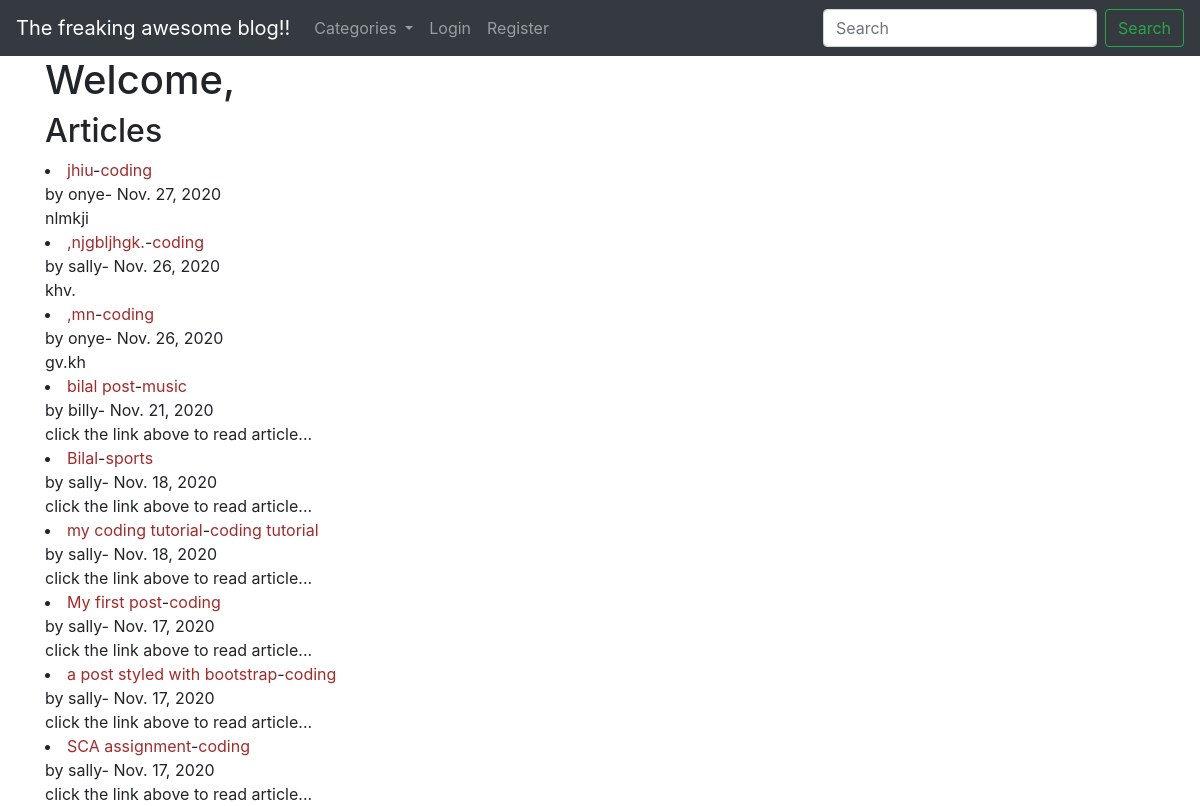
The page / on the database its author committed.
### theblog/models.py (models this page shows, shortened)
class Post(models.Model):
    title = models.CharField(max_length=255)
    header_image= models.ImageField(null= True, blank= True, upload_to='images/')
    author = models.ForeignKey(User, on_delete=models.CASCADE)
    body = models.TextField()
    post_date = models.DateField(auto_now_add=True)
    category = models.CharField(max_length=255, default='coding')
    snippet=  models.CharField(max_length=255)
    likes = models.ManyToManyField(User, related_name='like_post')

### theblog/views.py (the view)
# urls.py: path('', HomeView.as_view(), name='home'),
class HomeView(ListView):
    model = Post
    template_name =  'home.html'
    ordering = ['-post_date']
    def get_context_data(self, *args, **kwargs):
        cat_menu=category.objects.all()
        context = super(HomeView,self).get_context_data(*args, **kwargs)
        context['cat_menu'] = cat_menu
        return context

### theblog/models.py (called while the page is built)
    def __str__(self):
        return self.name

### theblog/templates/home.html (shortened to what this page needs)
{% extends 'base.html' %}
{% block content %}
<h1>Welcome, {{user.username}}</h1>
<h2>Articles</h2>
    {% for post in object_list %}
    <li><a href="{% url 'details' post.pk %}">{{post.title}}</a>-<a href="{% url 'Article-category' post.category|slugify %}">{{post.category}}</a>
         <br>by {{post.author}}- {{post.post_date}}
    <br>{{post.snippet}}
    </li>
{% endfor %}
{% endblock %}

### theblog/templates/base.html (shortened to what this page needs)
<!doctype html>
<html lang="en">
  <head>
    <link rel="stylesheet" href="https://cdn.jsdelivr.net/npm/bootstrap@4.5.3/dist/css/bootstrap.min.css">
  </head>
  <body>
    <nav class="navbar navbar-expand-lg navbar-dark bg-dark">
        <a class="navbar-brand" href="{% url 'home' %}">The freaking awesome blog!!</a>
        <div class="collapse navbar-collapse" id="navbarSupportedContent">
          <ul class="navbar-nav mr-auto">
            {% if cat_menu %}
            <li class="nav-item dropdown">
              <a class="nav-link dropdown-toggle" href="#" id="navbarDropdown" role="button" data-toggle="dropdown" aria-haspopup="true" aria-expanded="false">
                Categories
              </a>
            </li>
            {% endif %}
            {% if user.is_authenticated %}
            <li class="nav-item">
              <a class="nav-link" href="{% url 'create' %}">Addpost</a>
            </li>
            <li class="nav-item">
              <a class="nav-link" href="{% url 'category' %}">Add category</a>
            </li>
            <li class="nav-item dropdown">
              <a class="nav-link dropdown-toggle" href="#" id="navbarDropdown" role="button" data-toggle="dropdown" aria-haspopup="true" aria-expanded="false">
                Profile
              </a>
              <div class="dropdown-menu" aria-labelledby="navbarDropdown">
                {% if user.profile.id %}
                  <a class="dropdown-item" href="{% url 'edit_profile' %}">Edit settings</a>
                  <a class="dropdown-item" href="{% url 'edit_profile_page' user.profile.id %}">Edit profile</a>
                  <a class="dropdown-item" href="{% url 'profile_page' user.profile.id %}">View profile</a>
                {% else %}
                  <a class="dropdown-item" href="{% url 'edit_profile' %}">Edit settings</a>
                  <a class="dropdown-item" href="{% url 'create-profile'  %}">Create profile</a>
                {% endif %}
              </div>
            </li>
            <li class="nav-item">
              <a class="nav-link" href="{% url 'log_out' %}">Logout</a>
            </li>
            {% else%}
            <li class="nav-item">
              <a class="nav-link" href="{% url 'login' %}">Login</a>
            </li>
            <li class="nav-item">
              <a class="nav-link" href="{% url 'register' %}">Register</a>
            </li>
            {% endif %}
          </ul>
          <form class="form-inline my-2 my-lg-0">
            <input class="form-control mr-sm-2" type="search" placeholder="Search" aria-label="Search">
            <button class="btn btn-outline-success my-2 my-sm-0" type="submit">Search</button>
          </form>
        </div>
      </nav>
    <div class='container'>
        {% block content %}
        {% endblock %}
    </div>
  </body>
</html>

### theblog/templates/base.html (style rules this page uses)
a { color: brown; }

### rows shown on the page
Post: title "jhiu", category "coding", author "onye", post_date "Nov. 27, 2020", snippet "nlmkji"
Post: title ",njgbljhgk.", category "coding", author "sally", post_date "Nov. 26, 2020", snippet "khv."
Post: title ",mn", category "coding", author "onye", post_date "Nov. 26, 2020", snippet "gv.kh"
Post: title "bilal post", category "music", author "billy", post_date "Nov. 21, 2020", snippet "click the link above to read article..."
Post: title "Bilal", category "sports", author "sally", post_date "Nov. 18, 2020", snippet "click the link above to read article..."
Post: title "my coding tutorial", category "coding tutorial", author "sally", post_date "Nov. 18, 2020", snippet "click the link above to read article..."
Post: title "My first post", category "coding", author "sally", post_date "Nov. 17, 2020", snippet "click the link above to read article..."
Post: title "a post styled with bootstrap", category "coding", author "sally", post_date "Nov. 17, 2020", snippet "click the link above to read article..."
Post: title "SCA assignment", category "coding", author "sally", post_date "Nov. 17, 2020", snippet "click the link above to read article..."
